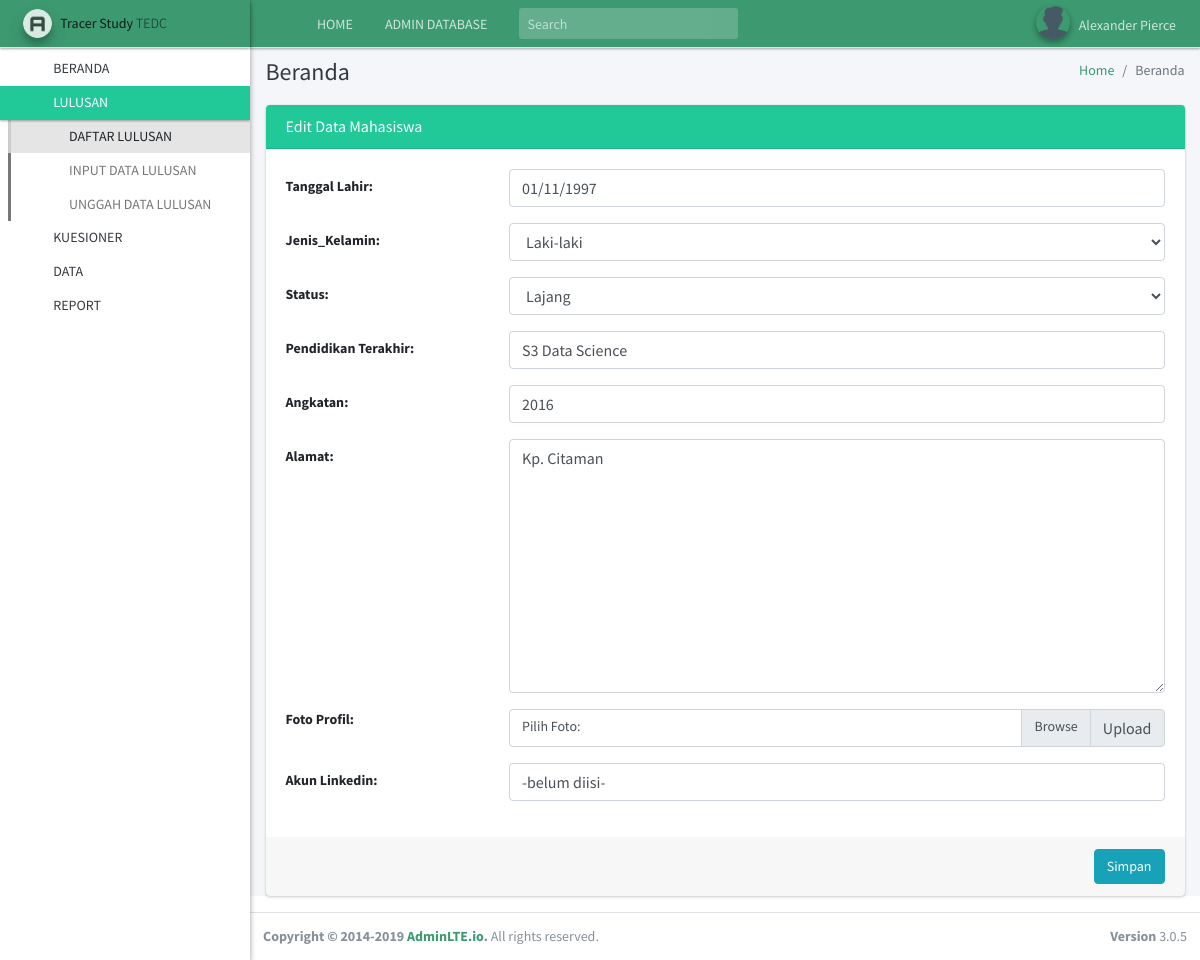
The app's page /lulusan/update-biodata/1/ (signed in) with its own data.
### lulusan/models.py (models this page shows, shortened)
class BiodataLulusan(models.Model):
    master_fsatu_id     = models.ForeignKey(MasterFSatu,
                            on_delete=models.CASCADE
    )
    tanggal_lahir       = models.DateField(
                            blank=True,
                            null=True,
    )
    LIST_JENIS_KELAMIN = (
        ('Perempuan', 'Perempuan'),
        ('Laki-laki', 'Laki-laki'),
        )
    jenis_kelamin       = models.CharField(
                            max_length=12,
                            choices=LIST_JENIS_KELAMIN,
                            blank=True,
                            default='-belum diisi-',
    )
    LIST_JENIS_STATUS = (
        ('Lajang', 'Lajang'),
        ('Sudah Menikah', 'Sudah Menikah')
    )
    status              = models.CharField(
                            max_length=15,
                            choices=LIST_JENIS_STATUS,
                            blank=True,
                            default='-belum diisi-',
    )
    pendidikan_terakhir = models.CharField(
                            max_length=255,
                            blank=True,
                            default='-belum diisi-',
    )
    angkatan            = models.CharField(
                            max_length=5,
                            blank=True,
                            default='-belum diisi-',
    )
    pekerjaan           = models.CharField(
                            max_length=100,
                            blank=True,
                            default='-belum diisi-',
    )
    alamat              = models.TextField(
                            blank=True,
                            default='-belum diisi-',
    )
    foto                = models.ImageField(blank=True)
    akun_linkedin      = models.CharField(
                            max_length=255,
                            blank=True,
                            default='-belum diisi-',
    )
    created             = models.DateTimeField(auto_now_add=True)
    updated             = models.DateTimeField(auto_now=True)

### lulusan/views.py (the view)
# urls.py: path('update-biodata/<int:pk>/', login_required(LulusanUpdateBiodataView.as_view()), name='update-biodata'),
class LulusanUpdateBiodataView(UpdateView):
    model               = BiodataLulusan
    form_class          = BiodataLulusanForm
    template_name       = 'lulusan/lulusan_profile_form.html'
    success_url         = reverse_lazy('lulusan:list')
    extra_context       = {
        'title': 'Edit Data Mahasiswa',
        'nav_item_lulusan': 'menu-open',
        'nav_status_lulusan': 'active',
        'nav_status_daftar_lulusan': 'active',
    }

### lulusan/templates/lulusan/lulusan_profile_form.html (shortened to what this page needs)
{% extends 'base.html' %}
{% load static %}
{% block stylesheets %}
    {% include 'lib/_styles.html' %}
    <link rel="stylesheet" href=" {% static 'admin-lte/plugins/daterangepicker/daterangepicker.css' %}">
{% endblock  %}
{% block content %}
        <div class="card card-teal text-sm">
            <div class="card-header">
            <h3 class="card-title">{{title}}</h3>
            </div>
            <form class="form-horizontal" method="POST" enctype="multipart/form-data">
            <div class="card-body">
                <div class="form-group row">
                    <label for="{{form.tanggal_lahir.id_for_label}}" class="col-sm-3 col-form-label">Tanggal Lahir:</label>
                    <div class="col-sm-9">
                        {{form.tanggal_lahir}}
                    </div>
                </div>
                <div class="form-group row">
                    <label for="{{form.jenis_kelamin.id_for_label}}" class="col-sm-3 col-form-label">Jenis_Kelamin:</label>
                    <div class="col-sm-9">
                        {{form.jenis_kelamin}}
                    </div>
                </div>
                <div class="form-group row">
                    <label for="{{form.status.id_for_label}}" class="col-sm-3 col-form-label">Status:</label>
                    <div class="col-sm-9">
                        {{form.status}}
                    </div>
                </div>
                <div class="form-group row">
                    <label for="{{form.pendidikan_terakhir.id_for_label}}" class="col-sm-3 col-form-label">Pendidikan Terakhir:</label>
                    <div class="col-sm-9">
                        {{form.pendidikan_terakhir}}
                    </div>
                </div>
                <div class="form-group row">
                    <label for="{{form.angkatan.id_for_label}}" class="col-sm-3 col-form-label">Angkatan:</label>
                    <div class="col-sm-9">
                        {{form.angkatan}}
                    </div>
                </div>
                <div class="form-group row">
                    <label for="{{form.alamat.id_for_label}}" class="col-sm-3 col-form-label">Alamat:</label>
                    <div class="col-sm-9">
                        {{form.alamat}}
                    </div>
                </div>
                <div class="form-group row">
                <label for="{{form.foto.id_for_label}}" class="col-sm-3">Foto Profil:</label>
                    <div class="input-group col-sm-9">
                        <div class="custom-file">
                            <label for="{{form.foto.id_for_label}}" class="custom-file-label">Pilih Foto:</label>
                        </div>
                        <div class="input-group-append">
                            <span class="input-group-text" id="">Upload</span>
                      </div>
                    </div>
                </div>
                <div class="form-group row">
                    <label for="{{form.akun_linkedin.id_for_label}}" class="col-sm-3 col-form-label">Akun Linkedin:</label>
                    <div class="col-sm-9">
                        {{form.akun_linkedin}}
                    </div>
                </div>
            </div>
            <div class="card-footer">
                <button type="submit" class="btn btn-info float-right">Simpan</button>
            </div>
            </form>
        </div>
{% endblock %}

### records on screen
BiodataLulusan: tanggal_lahir "01/11/1997", jenis_kelamin "Laki-laki", status "Lajang", pendidikan_terakhir "S3 Data Science", angkatan "2016", alamat "Kp. Citaman", akun_linkedin "-belum diisi-"

### other values on screen
{{ title }} "Edit Data Mahasiswa"
